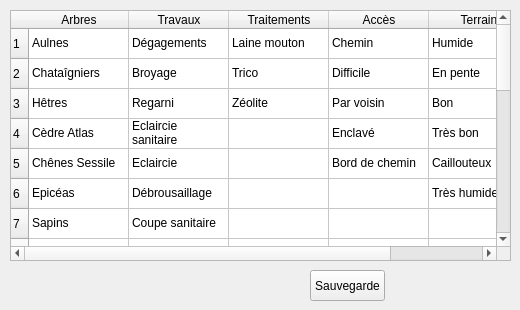
   <widget class="QWidget" name="tab_4">
    <attribute name="title">
     <string>Données</string>
    </attribute>
    <widget class="QWidget" name="gridLayoutWidget">
     <property name="geometry">
      <rect>
       <x>10</x>
       <y>10</y>
       <width>501</width>
       <height>251</height>
      </rect>
     </property>
     <layout class="QGridLayout" name="gridLayout">
      <item row="0" column="0">
       <widget class="QTableWidget" name="tableWidgetData">
        <property name="rowCount">
         <number>22</number>
        </property>
        <property name="columnCount">
         <number>5</number>
        </property>
        <row>
         <property name="text">
          <string>1</string>
         </property>
        </row>
        <row>
         <property name="text">
          <string>2</string>
         </property>
        </row>
        <row>
         <property name="text">
          <string>3</string>
         </property>
        </row>
        <row>
         <property name="text">
          <string>4</string>
         </property>
        </row>
        <row>
         <property name="text">
          <string>5</string>
         </property>
        </row>
        <row>
         <property name="text">
          <string>6</string>
         </property>
        </row>
        <row>
         <property name="text">
          <string>7</string>
         </property>
        </row>
        <row>
         <property name="text">
          <string>8</string>
         </property>
        </row>
        <row>
         <property name="text">
          <string>9</string>
         </property>
        </row>
        <row>
         <property name="text">
          <string>10</string>
         </property>
        </row>
        <row>
         <property name="text">
          <string>11</string>
         </property>
        </row>
        <row>
         <property name="text">
          <string>12</string>
         </property>
        </row>
        <row>
         <property name="text">
          <string>13</string>
         </property>
        </row>
        <row>
         <property name="text">
          <string>14</string>
         </property>
        </row>
        <row>
         <property name="text">
          <string>15</string>
         </property>
        </row>
        <row>
         <property name="text">
          <string>16</string>
         </property>
        </row>
        <row>
         <property name="text">
          <string>17</string>
         </property>
        </row>
        <row>
         <property name="text">
          <string>18</string>
         </property>
        </row>
        <row/>
        <row/>
        <row/>
        <row/>
        <column>
         <property name="text">
          <string>Arbres</string>
         </property>
        </column>
        <column>
         <property name="text">
          <string>Travaux</string>
         </property>
        </column>
        <column>
         <property name="text">
          <string>Traitements</string>
         </property>
        </column>
        <column>
         <property name="text">
          <string>Accès</string>
         </property>
        </column>
        <column>
         <property name="text">
          <string>Terrain</string>
         </property>
        </column>
        <item row="0" column="0">
         <property name="text">
          <string>Aulnes</string>
         </property>
        </item>
        <item row="0" column="1">
         <property name="text">
          <string>Dégagements</string>
         </property>
        </item>
        <item row="0" column="2">
         <property name="text">
          <string>Laine mouton</string>
         </property>
        </item>
        <item row="0" column="3">
         <property name="text">
          <string>Chemin</string>
         </property>
        </item>
        <item row="0" column="4">
         <property name="text">
          <string>Humide</string>
         </property>
        </item>
        <item row="1" column="0">
         <property name="text">
          <string>Chataîgniers</string>
         </property>
        </item>
        <item row="1" column="1">
         <property name="text">
          <string>Broyage</string>
         </property>
        </item>
        <item row="1" column="2">
         <property name="text">
          <string>Trico</string>
         </property>
        </item>
        <item row="1" column="3">
         <property name="text">
          <string>Difficile</string>
         </property>
        </item>
        <item row="1" column="4">
         <property name="text">
          <string>En pente</string>
         </property>
        </item>
        <item row="2" column="0">
         <property name="text">
          <string>Hêtres</string>
         </property>
        </item>
        <item row="2" column="1">
         <property name="text">
          <string>Regarni</string>
         </property>
        </item>
        <item row="2" column="2">
         <property name="text">
          <string>Zéolite</string>
         </property>
        </item>
        <item row="2" column="3">
         <property name="text">
          <string>Par voisin</string>
         </property>
        </item>
        <item row="2" column="4">
         <property name="text">
          <string>Bon</string>
         </property>
        </item>
        <item row="3" column="0">
         <property name="text">
          <string>Cèdre Atlas</string>
         </property>
        </item>
        <item row="3" column="1">
         <property name="text">
          <string>Eclaircie sanitaire</string>
         </property>
        </item>
        <item row="3" column="2">
         <property name="text">
          <string/>
         </property>
        </item>
        <item row="3" column="3">
         <property name="text">
          <string>Enclavé</string>
         </property>
        </item>
        <item row="3" column="4">
         <property name="text">
          <string>Très bon</string>
         </property>
        </item>
        <item row="4" column="0">
         <property name="text">
          <string>Chênes Sessile</string>
         </property>
        </item>
        <item row="4" column="1">
         <property name="text">
          <string>Eclaircie</string>
         </property>
        </item>
        <item row="4" column="3">
         <property name="text">
          <string>Bord de chemin</string>
         </property>
        </item>
        <item row="4" column="4">
         <property name="text">
          <string>Caillouteux</string>
         </property>
        </item>
        <item row="5" column="0">
         <property name="text">
          <string>Epicéas</string>
         </property>
        </item>
        <item row="5" column="1">
         <property name="text">
          <string>Débrousaillage</string>
         </property>
        </item>
        <item row="5" column="4">
         <property name="text">
          <string>Très humide</string>
         </property>
        </item>
        <item row="6" column="0">
         <property name="text">
          <string>Sapins</string>
         </property>
        </item>
        <item row="6" column="1">
         <property name="text">
          <string>Coupe sanitaire</string>
         </property>
        </item>
        <item row="7" column="0">
         <property name="text">
          <string>Mélèzes</string>
         </property>
        </item>
        <item row="7" column="1">
         <property name="text">
          <string>Repiquage</string>
         </property>
        </item>
        <item row="8" column="0">
         <property name="text">
          <string>Douglas</string>
         </property>
        </item>
        <item row="8" column="1">
         <property name="text">
          <string>Sélection</string>
         </property>
        </item>
        <item row="9" column="0">
         <property name="text">
          <string>Merisiers</string>
         </property>
        </item>
        <item row="9" column="1">
         <property name="text">
          <string>Prélèvement</string>
         </property>
        </item>
        <item row="10" column="0">
         <property name="text">
          <string>Pins Laricio Corse</string>
         </property>
        </item>
        <item row="10" column="1">
         <property name="text">
          <string>Coupe totale</string>
         </property>
        </item>
        <item row="11" column="0">
         <property name="text">
          <string>Pins Laricio Calabre</string>
         </property>
        </item>
        <item row="11" column="1">
         <property name="text">
          <string>Cloisonnement</string>
         </property>
        </item>
        <item row="12" column="0">
         <property name="text">
          <string>Régénération</string>
         </property>
        </item>
        <item row="12" column="1">
         <property name="text">
          <string/>
         </property>
        </item>
        <item row="13" column="0">
         <property name="text">
          <string>Friche</string>
         </property>
        </item>
        <item row="14" column="0">
         <property name="text">
          <string>Sol nu</string>
         </property>
        </item>
        <item row="15" column="0">
         <property name="text">
          <string>Erables</string>
         </property>
        </item>
        <item row="16" column="0">
         <property name="text">
          <string>Chênes</string>
         </property>
        </item>
        <item row="19" column="0">
         <property name="text">
          <string/>
         </property>
        </item>
       </widget>
      </item>
     </layout>
    </widget>
    <widget class="QPushButton" name="btnSaveData">
     <property name="geometry">
      <rect>
       <x>310</x>
       <y>270</y>
       <width>75</width>
       <height>31</height>
      </rect>
     </property>
     <property name="text">
      <string>Sauvegarde</string>
     </property>
    </widget>
   </widget>
